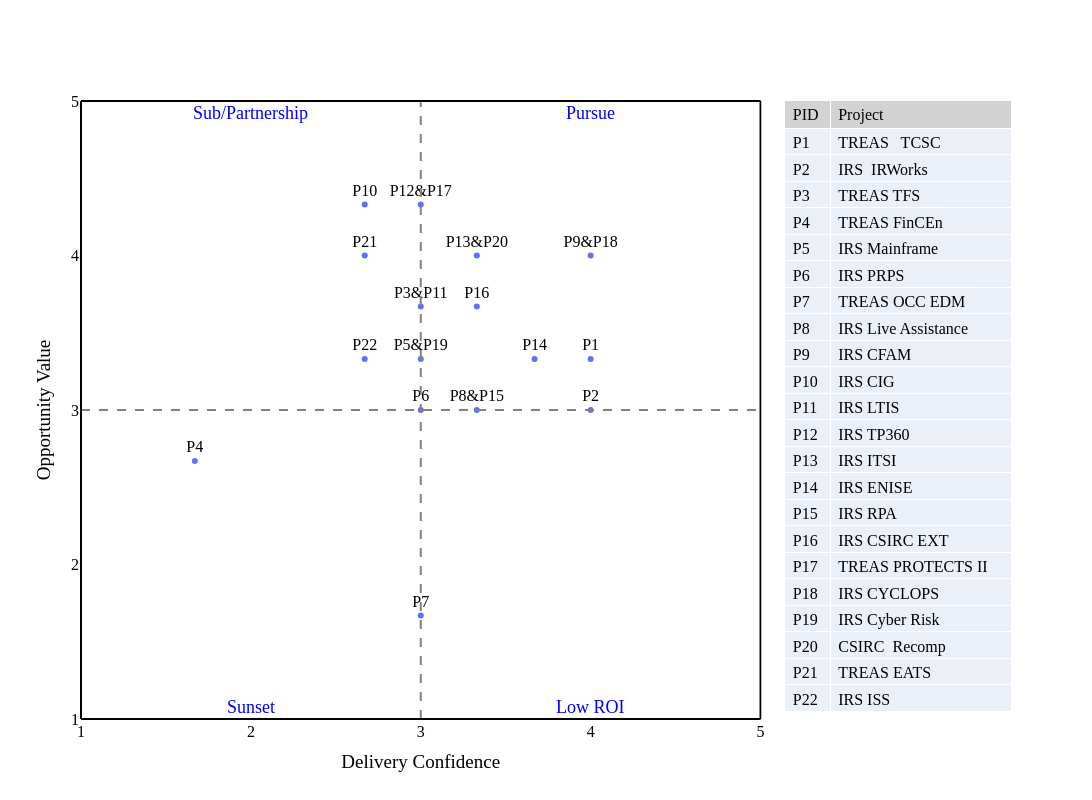

The code cell stored with this chart in its notebook:
### Code cell
fig = make_subplots(
    rows=1, cols=2,
    horizontal_spacing=0.025,
    column_widths=[0.75, 0.25],
    specs=[[{"type": "xy"}, {"type": "table"}]],
    subplot_titles=(None, None)
)

# Left subplot (scatter)
for trace in magic_q.data:
    fig.add_trace(trace, row=1, col=1)

# Copy annotations
if hasattr(magic_q.layout, "annotations"):
    fig.update_layout(annotations=magic_q.layout.annotations)

# Copy shapes
if hasattr(magic_q.layout, "shapes"):
    fig.update_layout(shapes=magic_q.layout.shapes)


# Right subplot (table)
table = go.Table(
    columnwidth=[1,4],
    header=dict(values=["PID","Project"], fill_color="lightgray", align="left"),
    cells=dict(values=[df["PID"], df["Project"]],  align="left", height=26.5)
)

fig.add_trace(table, row=1, col=2)

fig.update_layout(
    xaxis=dict(dtick=1, title="Delivery Confidence"),
    yaxis=dict(dtick=1, title="Opportunity Value"),
    width=1200, 
    height=800,
    plot_bgcolor="white",
    paper_bgcolor="white",
    font=dict(size=16, color="black", family="Helvetica Bold")
)


fig.show()

### Figure 1 — Plotly figure (JSON) as saved in the notebook; plotly's stock layout.template omitted (floating-point values rounded to 4 significant figures)
{"data": [{"hovertemplate": "Delivery Confidence=%{x}<br>Opportunity Value=%{y}<br>PID=%{text}<extra></extra>", "legendgroup": "", "marker": {"color": "#636efa", "symbol": "circle"}, "mode": "markers+text", "name": "", "orientation": "v", "showlegend": false, "text": ["P7", "P4", "P6", "P8&P15", "P2", "P22", "P5&P19", "P14", "P1", "P3&P11", "P16", "P21", "P13&P20", "P9&P18", "P10", "P12&P17"], "textposition": "top center", "type": "scatter", "x": [3, 1.67, 3, 3.33, 4, 2.67, 3, 3.67, 4, 3, 3.33, 2.67, 3.33, 4, 2.67, 3], "xaxis": "x", "y": [1.67, 2.67, 3, 3, 3, 3.33, 3.33, 3.33, 3.33, 3.67, 3.67, 4, 4, 4, 4.33, 4.33], "yaxis": "y"}, {"cells": {"align": "left", "height": 26.5, "values": [["P1", "P2", "P3", "P4", "P5", "P6", "P7", "P8", "P9", "P10", "P11", "P12", "P13", "P14", "P15", "P16", "P17", "P18", "P19", "P20", "P21", "P22"], ["TREAS   TCSC", "IRS  IRWorks", "TREAS TFS ", "TREAS FinCEn", "IRS Mainframe", "IRS PRPS", "TREAS OCC EDM", "IRS Live Assistance", "IRS CFAM", "IRS CIG", "IRS LTIS", "IRS TP360", "IRS ITSI", "IRS ENISE", "IRS RPA", "IRS CSIRC EXT", "TREAS PROTECTS II", "IRS CYCLOPS", "IRS Cyber Risk", "CSIRC  Recomp", "TREAS EATS", "IRS ISS  "]]}, "columnwidth": [1, 4], "domain": {"x": [0.7562, 1], "y": [0, 1]}, "header": {"align": "left", "fill": {"color": "lightgray"}, "values": ["PID", "Project"]}, "type": "table"}], "layout": {"annotations": [{"font": {"color": "blue", "family": "Helvetica Bold", "size": 18}, "showarrow": false, "text": "Pursue", "x": 4, "xanchor": "center", "y": 5, "yanchor": "top"}, {"font": {"color": "blue", "family": "Helvetica Bold", "size": 18}, "showarrow": false, "text": "Sub/Partnership", "x": 2, "xanchor": "center", "y": 5, "yanchor": "top"}, {"font": {"color": "blue", "family": "Helvetica Bold", "size": 18}, "showarrow": false, "text": "Sunset", "x": 2, "xanchor": "center", "y": 1, "yanchor": "bottom"}, {"font": {"color": "blue", "family": "Helvetica Bold", "size": 18}, "showarrow": false, "text": "Low ROI", "x": 4, "xanchor": "center", "y": 1, "yanchor": "bottom"}], "font": {"color": "black", "family": "Helvetica Bold", "size": 16}, "height": 800, "paper_bgcolor": "white", "plot_bgcolor": "white", "shapes": [{"line": {"color": "gray", "dash": "dash"}, "type": "line", "x0": 3, "x1": 3, "y0": 1, "y1": 5}, {"line": {"color": "gray", "dash": "dash"}, "type": "line", "x0": 1, "x1": 5, "y0": 3, "y1": 3}, {"line": {"color": "black"}, "type": "line", "x0": 1, "x1": 1, "y0": 1, "y1": 5}, {"line": {"color": "black"}, "type": "line", "x0": 1, "x1": 5, "y0": 1, "y1": 1}, {"line": {"color": "black"}, "type": "line", "x0": 5, "x1": 5, "y0": 1, "y1": 5}, {"line": {"color": "black"}, "type": "line", "x0": 1, "x1": 5, "y0": 5, "y1": 5}], "width": 1200, "xaxis": {"anchor": "y", "domain": [0, 0.7312], "dtick": 1, "title": {"text": "Delivery Confidence"}}, "yaxis": {"anchor": "x", "domain": [0, 1], "dtick": 1, "title": {"text": "Opportunity Value"}}}}
